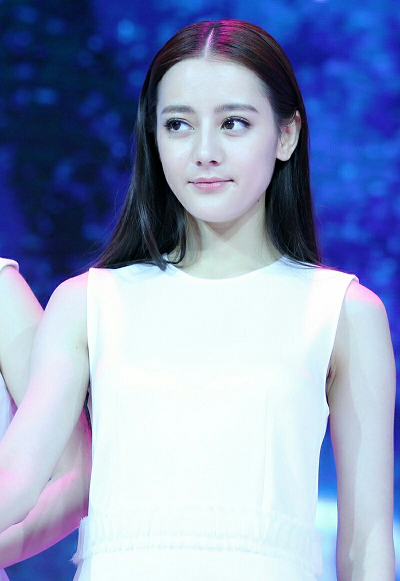
#> input picture opencv-python-for-primer/test/test.png, 400 x 581 px
$ python '20图像翻转.py'
#> lines starting #> are read from the running program, lines starting #| are printed output that depends on the picture
import cv2 as cv
import numpy as np

def flip_demo():
    image = cv.imread("test/test.png")
#> image is the input picture: shape (581, 400, 3); mean B, G, R 189.6, 154.2, 139.9
    cv.imshow("input", image)
    cv.namedWindow("flip", cv.WINDOW_AUTOSIZE)
    # 1：左右翻转，0：原点对称翻转，-1：上下翻转
    dst = cv.flip(image, -1)
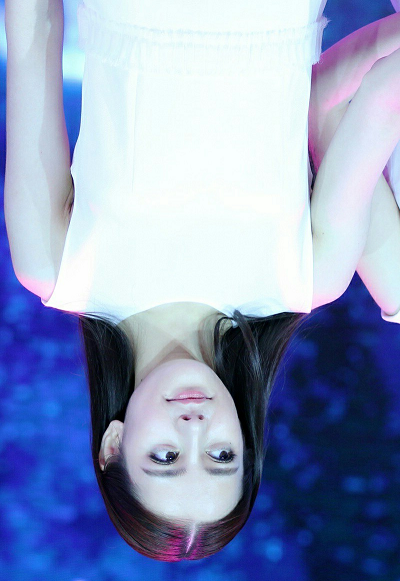
#> dst: shape (581, 400, 3); mean B, G, R 189.6, 154.2, 139.9
    cv.imshow("flip", dst)
    cv.waitKey(0)
    cv.destroyAllWindows()

if __name__ == "__main__":
    flip_demo()
